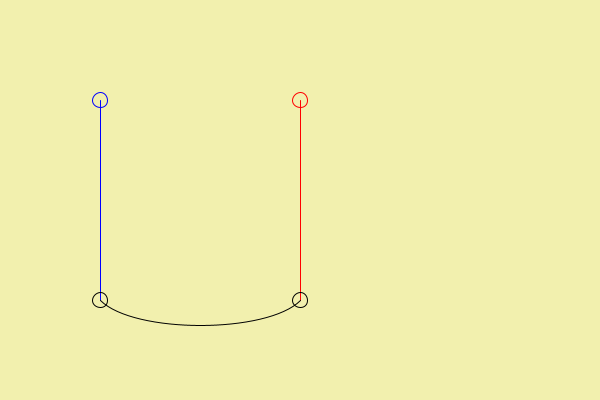
Frame 1 (no input)
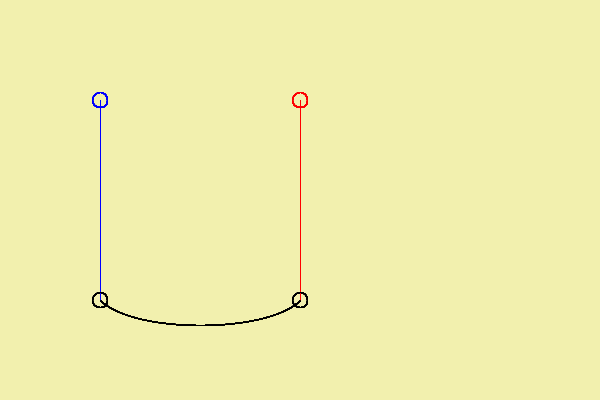
Frame 60 (the mouse pressed at the canvas centre just before this capture)
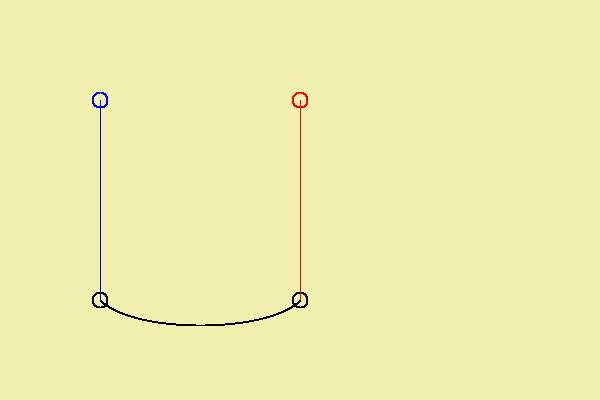
Frame 120 (the mouse held since frame 60 and released just before this capture)

The Processing sketch that drew these frames (run headless with seeded random() and noise(); from frame 60 on, the mouse is pressed at the canvas centre):

// Processing sketch: cmcurves6
// ── cmcurves6.pde
void setup() {
   size(600, 400);
   background(242, 240, 174);
   noFill();
}

void drawCurve(boolean drawCircles, boolean drawLines,
int p0, int p1, int p2, int p3) {
  
   // control point 1
   stroke(255,  0, 0);   // red
   if (drawCircles == true) {
      ellipse(Xp[p0], Yp[p0], 15, 15);
      }
   if (drawLines == true) {
      line(Xp[p0], Yp[p0], Xp[p1], Yp[p1]);
      }

   // control point 2
   stroke(0, 0, 255);   // blue
   if (drawCircles == true) {
      ellipse(Xp[p3], Yp[p3], 15, 15);
      }
   if (drawLines == true) {
      line(Xp[p3], Yp[p3], Xp[p2], Yp[p2]);
      }

   // the knots
   stroke(0, 0, 0);   // black
   if (drawCircles == true) {
      ellipse(Xp[p1], Yp[p1], 15, 15);
      ellipse(Xp[p2], Yp[p2], 15, 15);
      }

   curve(Xp[p0], Yp[p0], Xp[p1], Yp[p1], Xp[p2], Yp[p2], Xp[p3], Yp[p3]);
}

float [] Xp = { 100, 300, 300, 100 };
float [] Yp = { 100, 100, 300, 300 };

void draw() {
   drawCurve(true, true, 1, 2, 3, 0);
}
